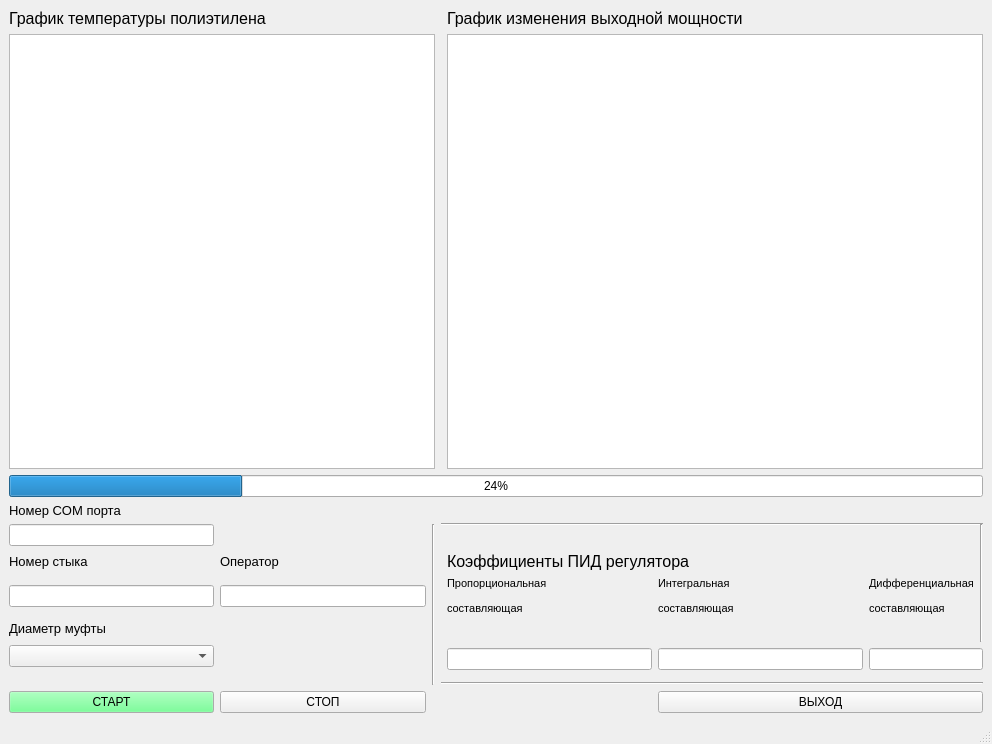
<?xml version="1.0" encoding="UTF-8"?>
<ui version="4.0">
 <class>MainWindow</class>
 <widget class="QMainWindow" name="MainWindow">
  <property name="geometry">
   <rect>
    <x>0</x>
    <y>0</y>
    <width>992</width>
    <height>744</height>
   </rect>
  </property>
  <property name="windowTitle">
   <string>MainWindow</string>
  </property>
  <widget class="QWidget" name="centralwidget">
   <layout class="QGridLayout" name="gridLayout_2">
    <item row="5" column="2" rowspan="8">
     <widget class="Line" name="line_2">
      <property name="orientation">
       <enum>Qt::Vertical</enum>
      </property>
     </widget>
    </item>
    <item row="4" column="3" rowspan="2" colspan="5">
     <widget class="Line" name="line">
      <property name="orientation">
       <enum>Qt::Horizontal</enum>
      </property>
     </widget>
    </item>
    <item row="5" column="7" rowspan="5">
     <widget class="Line" name="line_4">
      <property name="orientation">
       <enum>Qt::Vertical</enum>
      </property>
     </widget>
    </item>
    <item row="12" column="3" colspan="5">
     <widget class="Line" name="line_3">
      <property name="orientation">
       <enum>Qt::Horizontal</enum>
      </property>
     </widget>
    </item>
    <item row="13" column="0">
     <widget class="QPushButton" name="start">
      <property name="palette">
       <palette>
        <active>
         <colorrole role="Button">
          <brush brushstyle="SolidPattern">
           <color alpha="255">
            <red>85</red>
            <green>255</green>
            <blue>127</blue>
           </color>
          </brush>
         </colorrole>
        </active>
        <inactive>
         <colorrole role="Button">
          <brush brushstyle="SolidPattern">
           <color alpha="255">
            <red>85</red>
            <green>255</green>
            <blue>127</blue>
           </color>
          </brush>
         </colorrole>
        </inactive>
        <disabled>
         <colorrole role="Button">
          <brush brushstyle="SolidPattern">
           <color alpha="255">
            <red>85</red>
            <green>255</green>
            <blue>127</blue>
           </color>
          </brush>
         </colorrole>
        </disabled>
       </palette>
      </property>
      <property name="mouseTracking">
       <bool>false</bool>
      </property>
      <property name="text">
       <string>СТАРТ</string>
      </property>
     </widget>
    </item>
    <item row="13" column="1">
     <widget class="QPushButton" name="stop">
      <property name="text">
       <string>СТОП</string>
      </property>
     </widget>
    </item>
    <item row="13" column="5" colspan="3">
     <widget class="QPushButton" name="exit">
      <property name="text">
       <string>ВЫХОД</string>
      </property>
     </widget>
    </item>
    <item row="10" column="6" colspan="2">
     <widget class="QLineEdit" name="dif_k"/>
    </item>
    <item row="2" column="0" colspan="3">
     <widget class="QGraphicsView" name="graphicsView"/>
    </item>
    <item row="2" column="4" colspan="4">
     <widget class="QGraphicsView" name="graphicsView_2"/>
    </item>
    <item row="7" column="5">
     <widget class="QLabel" name="label_8">
      <property name="text">
       <string>&lt;!DOCTYPE HTML PUBLIC &quot;-//W3C//DTD HTML 4.0//EN&quot; &quot;http://www.w3.org/TR/REC-html40/strict.dtd&quot;&gt;
&lt;html&gt;&lt;head&gt;&lt;meta name=&quot;qrichtext&quot; content=&quot;1&quot; /&gt;&lt;style type=&quot;text/css&quot;&gt;
p, li { white-space: pre-wrap; }
&lt;/style&gt;&lt;/head&gt;&lt;body style=&quot; font-family:'MS Shell Dlg 2'; font-size:8pt; font-weight:400; font-style:normal;&quot;&gt;
&lt;p style=&quot; margin-top:12px; margin-bottom:12px; margin-left:0px; margin-right:0px; -qt-block-indent:0; text-indent:0px;&quot;&gt;Интегральная&lt;/p&gt;
&lt;p style=&quot; margin-top:12px; margin-bottom:12px; margin-left:0px; margin-right:0px; -qt-block-indent:0; text-indent:0px;&quot;&gt;составляющая&lt;/p&gt;&lt;/body&gt;&lt;/html&gt;</string>
      </property>
     </widget>
    </item>
    <item row="7" column="4">
     <widget class="QLabel" name="label_7">
      <property name="text">
       <string>&lt;!DOCTYPE HTML PUBLIC &quot;-//W3C//DTD HTML 4.0//EN&quot; &quot;http://www.w3.org/TR/REC-html40/strict.dtd&quot;&gt;
&lt;html&gt;&lt;head&gt;&lt;meta name=&quot;qrichtext&quot; content=&quot;1&quot; /&gt;&lt;style type=&quot;text/css&quot;&gt;
p, li { white-space: pre-wrap; }
&lt;/style&gt;&lt;/head&gt;&lt;body style=&quot; font-family:'MS Shell Dlg 2'; font-size:8pt; font-weight:400; font-style:normal;&quot;&gt;
&lt;p style=&quot; margin-top:12px; margin-bottom:12px; margin-left:0px; margin-right:0px; -qt-block-indent:0; text-indent:0px;&quot;&gt;Пропорциональная&lt;/p&gt;
&lt;p style=&quot; margin-top:12px; margin-bottom:12px; margin-left:0px; margin-right:0px; -qt-block-indent:0; text-indent:0px;&quot;&gt;составляющая&lt;/p&gt;&lt;/body&gt;&lt;/html&gt;</string>
      </property>
     </widget>
    </item>
    <item row="1" column="0" colspan="2">
     <widget class="QLabel" name="label">
      <property name="lineWidth">
       <number>0</number>
      </property>
      <property name="text">
       <string>&lt;html&gt;&lt;head/&gt;&lt;body&gt;&lt;p&gt;&lt;span style=&quot; font-size:12pt;&quot;&gt;График температуры полиэтилена&lt;/span&gt;&lt;/p&gt;&lt;/body&gt;&lt;/html&gt;</string>
      </property>
     </widget>
    </item>
    <item row="1" column="4" colspan="3">
     <widget class="QLabel" name="label_2">
      <property name="lineWidth">
       <number>0</number>
      </property>
      <property name="text">
       <string>&lt;html&gt;&lt;head/&gt;&lt;body&gt;&lt;p&gt;&lt;span style=&quot; font-size:12pt;&quot;&gt;График изменения выходной мощности&lt;/span&gt;&lt;/p&gt;&lt;/body&gt;&lt;/html&gt;</string>
      </property>
     </widget>
    </item>
    <item row="3" column="0" colspan="8">
     <widget class="QProgressBar" name="progressBar">
      <property name="value">
       <number>24</number>
      </property>
     </widget>
    </item>
    <item row="6" column="4" colspan="2">
     <widget class="QLabel" name="label_6">
      <property name="text">
       <string>&lt;html&gt;&lt;head/&gt;&lt;body&gt;&lt;p&gt;&lt;span style=&quot; font-size:12pt;&quot;&gt;Коэффициенты ПИД регулятора&lt;/span&gt;&lt;/p&gt;&lt;/body&gt;&lt;/html&gt;</string>
      </property>
     </widget>
    </item>
    <item row="9" column="0" rowspan="2">
     <widget class="QComboBox" name="comboBox"/>
    </item>
    <item row="10" column="4">
     <widget class="QLineEdit" name="param_k"/>
    </item>
    <item row="7" column="6">
     <widget class="QLabel" name="label_9">
      <property name="text">
       <string>&lt;!DOCTYPE HTML PUBLIC &quot;-//W3C//DTD HTML 4.0//EN&quot; &quot;http://www.w3.org/TR/REC-html40/strict.dtd&quot;&gt;
&lt;html&gt;&lt;head&gt;&lt;meta name=&quot;qrichtext&quot; content=&quot;1&quot; /&gt;&lt;style type=&quot;text/css&quot;&gt;
p, li { white-space: pre-wrap; }
&lt;/style&gt;&lt;/head&gt;&lt;body style=&quot; font-family:'MS Shell Dlg 2'; font-size:8pt; font-weight:400; font-style:normal;&quot;&gt;
&lt;p style=&quot; margin-top:12px; margin-bottom:12px; margin-left:0px; margin-right:0px; -qt-block-indent:0; text-indent:0px;&quot;&gt;Дифференциальная&lt;/p&gt;
&lt;p style=&quot; margin-top:12px; margin-bottom:12px; margin-left:0px; margin-right:0px; -qt-block-indent:0; text-indent:0px;&quot;&gt;составляющая&lt;/p&gt;&lt;/body&gt;&lt;/html&gt;</string>
      </property>
     </widget>
    </item>
    <item row="10" column="5">
     <widget class="QLineEdit" name="integr_k"/>
    </item>
    <item row="8" column="0">
     <widget class="QLabel" name="label_5">
      <property name="text">
       <string>&lt;html&gt;&lt;head/&gt;&lt;body&gt;&lt;p&gt;&lt;span style=&quot; font-size:10pt;&quot;&gt;Диаметр муфты&lt;/span&gt;&lt;/p&gt;&lt;/body&gt;&lt;/html&gt;</string>
      </property>
     </widget>
    </item>
    <item row="7" column="0">
     <widget class="QLineEdit" name="number_st"/>
    </item>
    <item row="6" column="0">
     <widget class="QLabel" name="label_3">
      <property name="text">
       <string>&lt;html&gt;&lt;head/&gt;&lt;body&gt;&lt;p&gt;&lt;span style=&quot; font-size:10pt;&quot;&gt;Номер стыка&lt;/span&gt;&lt;/p&gt;&lt;/body&gt;&lt;/html&gt;</string>
      </property>
     </widget>
    </item>
    <item row="7" column="1">
     <widget class="QLineEdit" name="Operator"/>
    </item>
    <item row="6" column="1">
     <widget class="QLabel" name="label_4">
      <property name="text">
       <string>&lt;html&gt;&lt;head/&gt;&lt;body&gt;&lt;p&gt;&lt;span style=&quot; font-size:10pt;&quot;&gt;Оператор&lt;/span&gt;&lt;/p&gt;&lt;/body&gt;&lt;/html&gt;</string>
      </property>
     </widget>
    </item>
    <item row="5" column="0">
     <widget class="QLineEdit" name="COM_number"/>
    </item>
    <item row="4" column="0">
     <widget class="QLabel" name="label_10">
      <property name="text">
       <string>&lt;html&gt;&lt;head/&gt;&lt;body&gt;&lt;p&gt;&lt;span style=&quot; font-size:10pt;&quot;&gt;Номер COM порта&lt;/span&gt;&lt;/p&gt;&lt;/body&gt;&lt;/html&gt;</string>
      </property>
     </widget>
    </item>
   </layout>
  </widget>
  <widget class="QMenuBar" name="menubar">
   <property name="geometry">
    <rect>
     <x>0</x>
     <y>0</y>
     <width>992</width>
     <height>31</height>
    </rect>
   </property>
  </widget>
  <widget class="QStatusBar" name="statusbar"/>
 </widget>
 <resources/>
 <connections/>
</ui>
